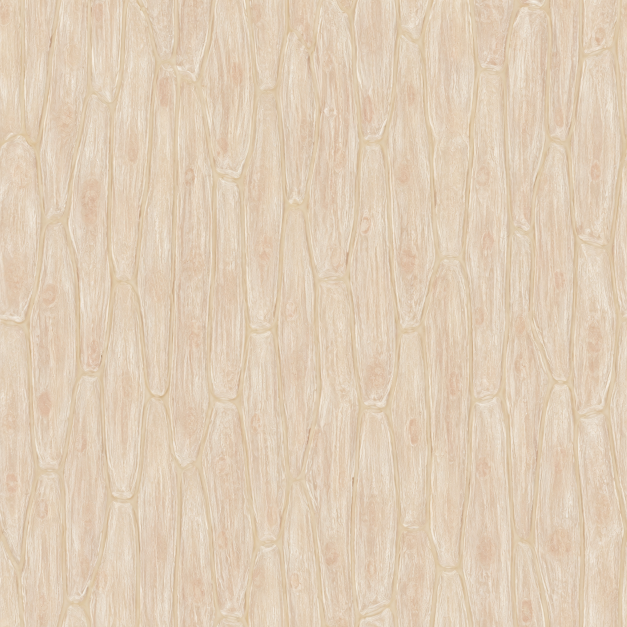
#> input picture Assets/Photosynthesis/Art/Upgraded/Sources/RootEpidermis_AI.png, 1254 x 1254 px (shown at 1/2 size); its folder holds only this picture in this run
$ python GenerateBiologyMaps.py --source ../Assets/Photosynthesis/Art/Upgraded/Sources/RootEpidermis_AI.png
#> lines starting #> are read from the running program, lines starting #| are printed output that depends on the picture
"""UV-aligned root tissue and restrained molecule surfaces; no reference-board pixels.
Root U is circumference/18, V is root length/3m (two staggered 1.5m cells).
AI source contributes subtle fiber variation; cell relief/masks are deterministic.
"""
from pathlib import Path
import argparse,shutil,json
import numpy as np
from PIL import Image,ImageFilter

root=Path(__file__).resolve().parents[1]/'Assets/Photosynthesis/Art/Upgraded'
dest=root/'Textures';dest.mkdir(parents=True,exist_ok=True)
source=root/'Sources';source.mkdir(parents=True,exist_ok=True)

def save(name,data):
    Image.fromarray(np.uint8(np.clip(data,0,1)*255)).save(dest/(name+'.png'))

def maps(name,rgb,h,rough,alpha=None,thickness=None):
    dy=(np.roll(h,-1,0)-np.roll(h,1,0))*1.8
    dx=(np.roll(h,-1,1)-np.roll(h,1,1))*1.8
    n=np.stack((-dx,dy,np.ones_like(h)),-1);n/=np.linalg.norm(n,axis=-1,keepdims=True)
    local=np.asarray(Image.fromarray(np.uint8(h*255)).filter(ImageFilter.GaussianBlur(4)))/255
    ao=np.clip(1-np.maximum(local-h,0)*.5,.84,1)
    save(name+'_Albedo',rgb if alpha is None else np.dstack((rgb,alpha)))
    save(name+'_Normal',n*.5+.5);save(name+'_Roughness',rough);save(name+'_Height',h)
    save(name+'_AO',np.repeat(ao[:,:,None],3,axis=2))
    save(name+'_MetallicSmoothness',np.stack((np.zeros_like(h),ao,np.zeros_like(h),1-rough),-1))
    if thickness is not None:save(name+'_Thickness',thickness)
    assert np.isfinite(n).all() and np.max(abs(np.linalg.norm(n,axis=-1)-1))<1e-5
    assert np.ptp(rgb)>.01 and np.ptp(rough)>.001

def generate(ai_path):
    target=source/'RootEpidermis_AI.png'
    if ai_path:shutil.copy2(ai_path,target)
    assert target.exists(),'Pass --source with the generated root albedo source'
    n=2048;v,u=np.mgrid[0:n,0:n]/(n-1)
    # Edge-matched AI detail preserves seamless sampling without hand painting.
    a=np.asarray(Image.open(target).convert('RGB').resize((n,n)),dtype=np.float32)/255
    edge=np.sin(np.pi*u)**2*np.sin(np.pi*v)**2
    detail=(a.mean(2)-a.mean())*edge
    uu=np.where(v<.5,u,np.mod(u+.5,1));vv=np.mod(v*2,1)
    distance=np.minimum(np.minimum(uu,1-uu)*.42,np.minimum(vv,1-vv)*1.5)
    wall=1-np.clip((distance-.005)/.016,0,1)
    fiber=(np.sin(2*np.pi*u*96+.12*np.sin(v*2*np.pi))*.5+.5)**6
    h=.46-.08*wall+.025*fiber+.08*detail
    rgb=np.array([.92,.87,.76])[None,None,:]*(1-.14*wall[:,:,None])+detail[:,:,None]*.4
    maps('RootEpidermis',rgb,h,np.clip(.69+.05*wall+.05*detail,0,1),.82+.1*wall,.73-.28*wall)
    n=512;v,u=np.mgrid[0:n,0:n]/(n-1)
    f=np.sin(2*np.pi*u*12+.08*np.sin(2*np.pi*v))*.5+.5
    maps('RootHair',np.array([.92,.89,.81])[None,None,:]*(.97+.03*f[:,:,None]),.5+.008*f,.48+.025*f,thickness=.82+.05*f)
#> in save (call 10), `Image.fromarray(np.uint8(np.clip(data,0,1)*255)).save(dest/(name+'.png..`:
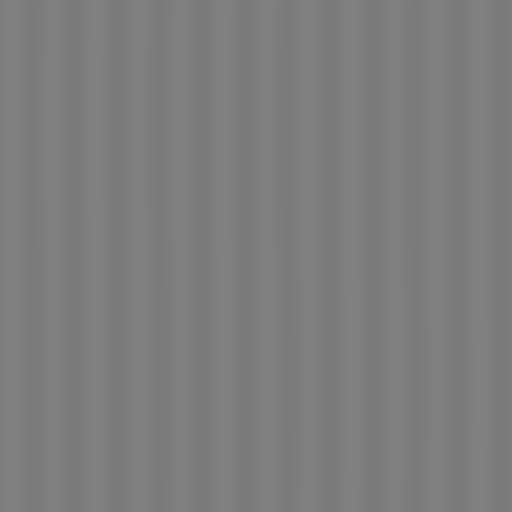
#> saved as RootHair_Roughness.png: PIL image 512x512 L; min 122, max 128, mean 125.1
#> in save (call 13), `Image.fromarray(np.uint8(np.clip(data,0,1)*255)).save(dest/(name+'.png..`:
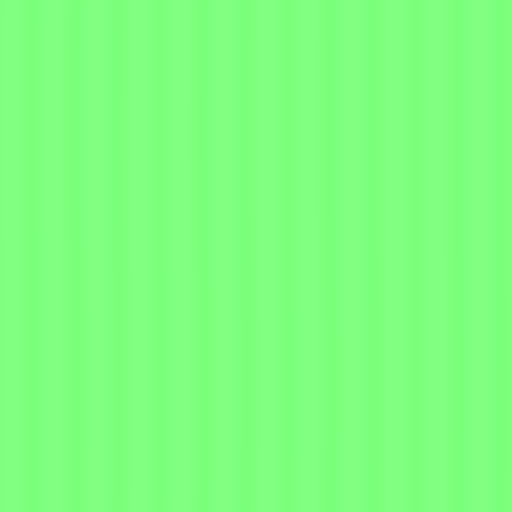
#> saved as RootHair_MetallicSmoothness.png: PIL image 512x512 RGBA; mean R, G, B, A 0, 255, 0, 128.9; transparent parts drawn white
    # Elongated vessel walls, restrained banding; distinct from epidermis/hairs.
    n=1024;v,u=np.mgrid[0:n,0:n]/(n-1)
    bands=(.5+.5*np.sin(v*2*np.pi*8))**10;fibers=np.sin(u*2*np.pi*32)*.5+.5
    h=.4+.045*bands+.018*fibers
    maps('VesselWall',np.array([.72,.68,.47])[None,None,:]*(.91+.09*bands[:,:,None]),h,.57+.08*bands)
#> in save (call 15), `Image.fromarray(np.uint8(np.clip(data,0,1)*255)).save(dest/(name+'.png..`:
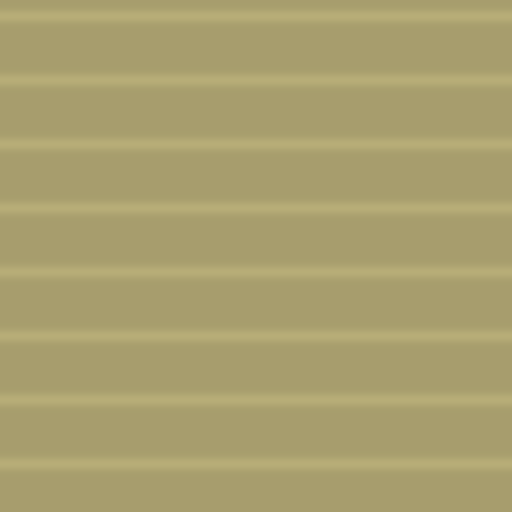
#> saved as VesselWall_Albedo.png: PIL image 1024x1024 RGB (shown at 1/2 size); mean R, G, B 169.7, 159.9, 110.7
#> in save (call 17), `Image.fromarray(np.uint8(np.clip(data,0,1)*255)).save(dest/(name+'.png..`:
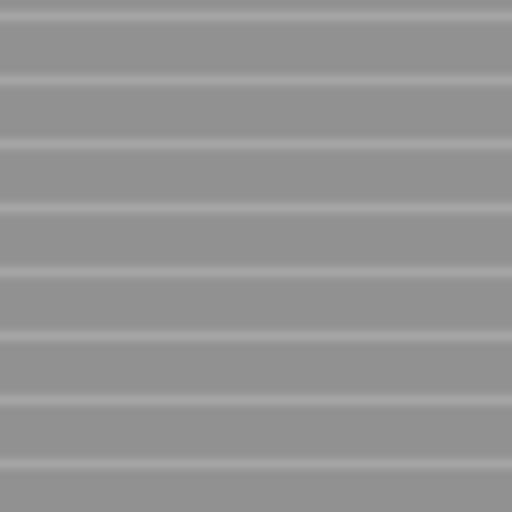
#> saved as VesselWall_Roughness.png: PIL image 1024x1024 L (shown at 1/2 size); min 145, max 165, mean 148.5
#> in save (call 19), `Image.fromarray(np.uint8(np.clip(data,0,1)*255)).save(dest/(name+'.png..`:
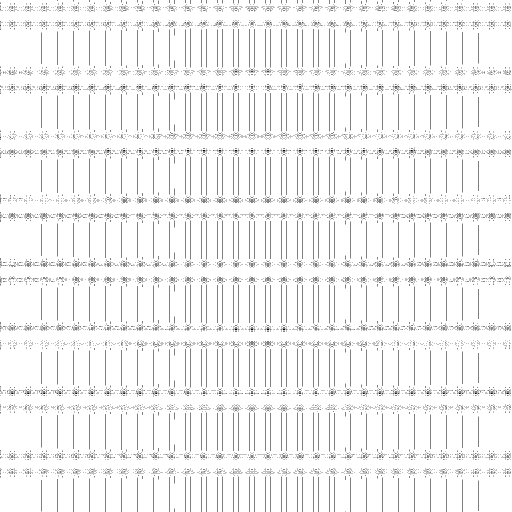
#> saved as VesselWall_AO.png: PIL image 1024x1024 RGB (shown at 1/2 size); values 254 (black) and 255 (white), 95.2% white; black in thin lines or dots
#> in save (call 20), `Image.fromarray(np.uint8(np.clip(data,0,1)*255)).save(dest/(name+'.png..`:
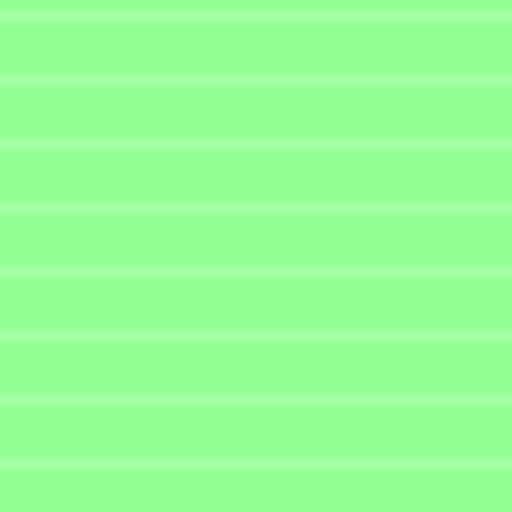
#> saved as VesselWall_MetallicSmoothness.png: PIL image 1024x1024 RGBA (shown at 1/2 size); mean R, G, B, A 0, 255, 0, 105.5; transparent parts drawn white
    # Very low-amplitude shared ceramic-like atom finish; no rocky/bubble pattern.
    n=256;v,u=np.mgrid[0:n,0:n]/(n-1);micro=np.sin(u*2*np.pi*41)*np.sin(v*2*np.pi*37)
    for name,color,rough in [('AtomO',(.78,.055,.045),.23),('AtomH',(.94,.95,.97),.29),('AtomC',(.10,.12,.14),.27),('Connector',(.68,.71,.74),.35)]:
        maps(name,np.array(color)[None,None,:]*(1+micro[:,:,None]*.007),.5+micro*.0005,rough+micro*.009)
#> this loop made 4 passes
#> pass 1, in save (call 21), `Image.fromarray(np.uint8(np.clip(data,0,1)*255)).save(dest/(name+'.png..`:
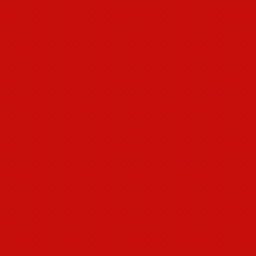
#> saved as AtomO_Albedo.png: PIL image 256x256 RGB; mean R, G, B 198.4, 13.7, 11
    flow=.5+.5*np.sin(v*2*np.pi*5+.12*np.sin(u*2*np.pi*3))
    maps('WaterFlow',np.array([.18,.47,.57])[None,None,:]*(.94+.06*flow[:,:,None]),.5+.025*flow,.10+.02*flow)
    manifest={'method':'AI root source + procedural UV-aligned derivatives; other families procedural','source':str(target.relative_to(root)),'files':[str(p.relative_to(root)) for p in dest.glob('*.png')]}
    (root/'texture_manifest.json').write_text(json.dumps(manifest,indent=2))
    print(len(manifest['files']),'maps saved; normal unit-length and variation checks passed')

if __name__=='__main__':
    parser=argparse.ArgumentParser();parser.add_argument('--source');args=parser.parse_args();generate(args.source)
